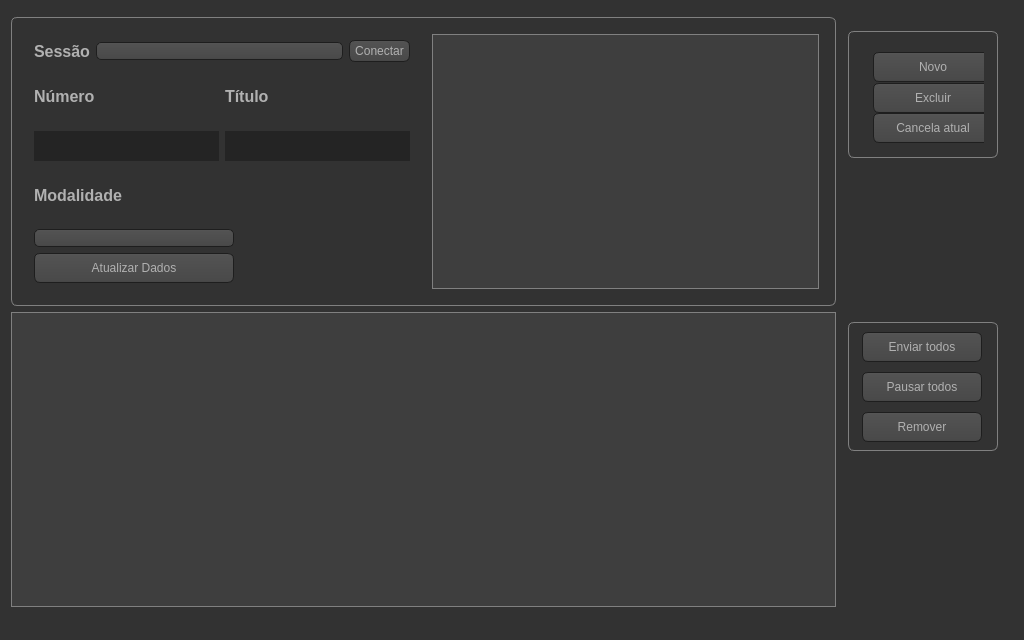
<?xml version="1.0" encoding="UTF-8"?>
<ui version="4.0">
 <class>MainWindow</class>
 <widget class="QMainWindow" name="MainWindow">
  <property name="geometry">
   <rect>
    <x>0</x>
    <y>0</y>
    <width>1024</width>
    <height>640</height>
   </rect>
  </property>
  <property name="windowTitle">
   <string>MainWindow</string>
  </property>
  <property name="styleSheet">
   <string notr="true">QToolTip
{
     border: 1px solid black;
     background-color: #ffa02f;
     padding: 1px;
     border-radius: 3px;
     opacity: 100;
}

QLabel { background-color: rgba(255, 255, 255, 10); 
    color: #f0f0f0;  /* Light text for contrast */
    font-size: 12pt;
    font-weight: bold;  /* Make the text bold to stand out */
}


QWidget
{
    color: #b1b1b1;
    background-color: #323232;
}

QWidget:item:hover
{
    background-color: QLinearGradient( x1: 0, y1: 0, x2: 0, y2: 1, stop: 0 #ffa02f, stop: 1 #ca0619);
 
}

QWidget:item:selected
{
    background-color: QLinearGradient( x1: 0, y1: 0, x2: 0, y2: 1, stop: 0 #ffa02f, stop: 1 #d7801a);
}

QMenuBar::item
{
    background: transparent;
}

QMenuBar::item:selected
{
    background: transparent;
    border: 1px solid #ffaa00;
}

QMenuBar::item:pressed
{
    background: #444;
    border: 1px solid #000;
    background-color: QLinearGradient(
        x1:0, y1:0,
        x2:0, y2:1,
        stop:1 #212121,
        stop:0.4 #343434/*,
        stop:0.2 #343434,
        stop:0.1 #ffaa00*/
    );
    margin-bottom:-1px;
    padding-bottom:1px;
}

QMenu
{
    border: 1px solid #000;
}

QMenu::item
{
    padding: 2px 20px 2px 20px;
}

QMenu::item:selected
{
    color: #000000;
}

QWidget:disabled
{
    color: #404040;
    background-color: #323232;
}

QAbstractItemView
{
    background-color: QLinearGradient( x1: 0, y1: 0, x2: 0, y2: 1, stop: 0 #4d4d4d, stop: 0.1 #646464, stop: 1 #5d5d5d);
}

QWidget:focus
{
    /*border: 2px solid QLinearGradient( x1: 0, y1: 0, x2: 0, y2: 1, stop: 0 #ffa02f, stop: 1 #d7801a);*/
}

QLineEdit
{
    background-color: #3d3d3d;
    color: #f0f0f0;
    border: 1px solid #5a5a5a;  /* Subtle border */
    border-radius: 6px;
    font-size: 11pt;
}

QPushButton
{
    color: #b1b1b1;
    background-color: QLinearGradient( x1: 0, y1: 0, x2: 0, y2: 1, stop: 0 #565656, stop: 0.1 #525252, stop: 0.5 #4e4e4e, stop: 0.9 #4a4a4a, stop: 1 #464646);
    border-width: 1px;
    border-color: #1e1e1e;
    border-style: solid;
    border-radius: 6;
    padding: 3px;
    font-size: 12px;
    padding-left: 5px;
    padding-right: 5px;
}

QPushButton:pressed
{
    background-color: QLinearGradient( x1: 0, y1: 0, x2: 0, y2: 1, stop: 0 #2d2d2d, stop: 0.1 #2b2b2b, stop: 0.5 #292929, stop: 0.9 #282828, stop: 1 #252525);
}

QComboBox
{
    selection-background-color: #ffaa00;
    background-color: QLinearGradient( x1: 0, y1: 0, x2: 0, y2: 1, stop: 0 #565656, stop: 0.1 #525252, stop: 0.5 #4e4e4e, stop: 0.9 #4a4a4a, stop: 1 #464646);
    border-style: solid;
    border: 1px solid #1e1e1e;
    border-radius: 5;
}

QComboBox:hover,QPushButton:hover
{
    border: 2px solid QLinearGradient( x1: 0, y1: 0, x2: 0, y2: 1, stop: 0 #ffa02f, stop: 1 #d7801a);
}


QComboBox:on
{
    padding-top: 3px;
    padding-left: 4px;
    background-color: QLinearGradient( x1: 0, y1: 0, x2: 0, y2: 1, stop: 0 #2d2d2d, stop: 0.1 #2b2b2b, stop: 0.5 #292929, stop: 0.9 #282828, stop: 1 #252525);
    selection-background-color: #ffaa00;
}

QComboBox QAbstractItemView
{
    border: 2px solid darkgray;
    selection-background-color: QLinearGradient( x1: 0, y1: 0, x2: 0, y2: 1, stop: 0 #ffa02f, stop: 1 #d7801a);
}

QComboBox::drop-down
{
     subcontrol-origin: padding;
     subcontrol-position: top right;
     width: 15px;

     border-left-width: 0px;
     border-left-color: darkgray;
     border-left-style: solid; /* just a single line */
     border-top-right-radius: 3px; /* same radius as the QComboBox */
     border-bottom-right-radius: 3px;
 }

QComboBox::down-arrow
{
     image: url(:/down_arrow.png);
}

QGroupBox {
    font: bold;
    border: 1px solid gray;
    border-radius: 6px;
    margin-top: 6px;
}

QGroupBox::title {
    subcontrol-origin: margin;
    left: 7px;
    padding: 0px 5px 0px 5px;
}

QTextEdit:focus
{
    border: 2px solid QLinearGradient( x1: 0, y1: 0, x2: 0, y2: 1, stop: 0 #ffa02f, stop: 1 #d7801a);
}

QScrollBar:horizontal {
     border: 1px solid #222222;
     background: QLinearGradient( x1: 0, y1: 0, x2: 0, y2: 1, stop: 0.0 #121212, stop: 0.2 #282828, stop: 1 #484848);
     height: 12px;
     margin: 0px 16px 0 16px;
}

QScrollBar::handle:horizontal
{
      background: QLinearGradient( x1: 0, y1: 0, x2: 1, y2: 0, stop: 0 #ffa02f, stop: 0.5 #d7801a, stop: 1 #ffa02f);
      min-height: 20px;
      border-radius: 2px;
}

QScrollBar::add-line:horizontal {
      border: 1px solid #1b1b19;
      border-radius: 2px;
      background: QLinearGradient( x1: 0, y1: 0, x2: 1, y2: 0, stop: 0 #ffa02f, stop: 1 #d7801a);
      width: 14px;
      subcontrol-position: right;
      subcontrol-origin: margin;
}

QScrollBar::sub-line:horizontal {
      border: 1px solid #1b1b19;
      border-radius: 2px;
      background: QLinearGradient( x1: 0, y1: 0, x2: 1, y2: 0, stop: 0 #ffa02f, stop: 1 #d7801a);
      width: 14px;
     subcontrol-position: left;
     subcontrol-origin: margin;
}

QScrollBar::right-arrow:horizontal, QScrollBar::left-arrow:horizontal
{
      border: 1px solid black;
      width: 1px;
      height: 1px;
      background: white;
}

QScrollBar::add-page:horizontal, QScrollBar::sub-page:horizontal
{
      background: none;
}

QScrollBar:vertical
{
      background: QLinearGradient( x1: 0, y1: 0, x2: 1, y2: 0, stop: 0.0 #121212, stop: 0.2 #282828, stop: 1 #484848);
      width: 15px;
      margin: 16px 0 16px 0;
      border: 1px solid #222222;
}

QScrollBar::handle:vertical
{
      background: QLinearGradient( x1: 0, y1: 0, x2: 0, y2: 1, stop: 0 #ffa02f, stop: 0.5 #d7801a, stop: 1 #ffa02f);
      min-height: 20px;
	  min-width:15px;
      border-radius: 2px;
}

QScrollBar::add-line:vertical
{
      border: 1px solid #1b1b19;
      border-radius: 2px;
      background: QLinearGradient( x1: 0, y1: 0, x2: 0, y2: 1, stop: 0 #ffa02f, stop: 1 #d7801a);
      height: 14px;
      subcontrol-position: bottom;
      subcontrol-origin: margin;
}

QScrollBar::sub-line:vertical
{
      border: 1px solid #1b1b19;
      border-radius: 2px;
      background: QLinearGradient( x1: 0, y1: 0, x2: 0, y2: 1, stop: 0 #d7801a, stop: 1 #ffa02f);
      height: 14px;
      subcontrol-position: top;
      subcontrol-origin: margin;
}

QScrollBar::up-arrow:vertical, QScrollBar::down-arrow:vertical
{
      border: 1px solid black;
      width: 1px;
      height: 1px;
      background: white;
}


QScrollBar::add-page:vertical, QScrollBar::sub-page:vertical
{
      background: none;
}

QTextEdit
{
    background-color:  #242424;
	border: 0px solid #6c6c6c;
}

QPlainTextEdit
{
    background-color: #242424;
}

QHeaderView::section
{
    background-color: QLinearGradient(x1:0, y1:0, x2:0, y2:1, stop:0 #616161, stop: 0.5 #505050, stop: 0.6 #434343, stop:1 #656565);
    color: white;
    padding-left: 4px;
    border: 1px solid #6c6c6c;
}

QCheckBox:disabled
{
color: #414141;
}

QDockWidget::title
{
    text-align: center;
    spacing: 3px; /* spacing between items in the tool bar */
    background-color: QLinearGradient(x1:0, y1:0, x2:0, y2:1, stop:0 #323232, stop: 0.5 #242424, stop:1 #323232);
}

QDockWidget::close-button, QDockWidget::float-button
{
    text-align: center;
    spacing: 1px; /* spacing between items in the tool bar */
    background-color: QLinearGradient(x1:0, y1:0, x2:0, y2:1, stop:0 #323232, stop: 0.5 #242424, stop:1 #323232);
}

QDockWidget::close-button:hover, QDockWidget::float-button:hover
{
    background: #242424;
}

QDockWidget::close-button:pressed, QDockWidget::float-button:pressed
{
    padding: 1px -1px -1px 1px;
}

QMainWindow::separator
{
    background-color: QLinearGradient(x1:0, y1:0, x2:0, y2:1, stop:0 #161616, stop: 0.5 #151515, stop: 0.6 #212121, stop:1 #343434);
    color: white;
    padding-left: 4px;
    border: 1px solid #4c4c4c;
    spacing: 3px; /* spacing between items in the tool bar */
}

QMainWindow::separator:hover
{

    background-color: QLinearGradient(x1:0, y1:0, x2:0, y2:1, stop:0 #d7801a, stop:0.5 #b56c17 stop:1 #ffa02f);
    color: white;
    padding-left: 4px;
    border: 1px solid #6c6c6c;
    spacing: 3px; /* spacing between items in the tool bar */
}

QToolBar::handle
{
     spacing: 3px; /* spacing between items in the tool bar */
     background: url(:/images/handle.png);
}

QMenu::separator
{
    height: 2px;
    background-color: QLinearGradient(x1:0, y1:0, x2:0, y2:1, stop:0 #161616, stop: 0.5 #151515, stop: 0.6 #212121, stop:1 #343434);
    color: white;
    padding-left: 4px;
    margin-left: 10px;
    margin-right: 5px;
}

QProgressBar {
    border: 1px solid #404040;
    text-align: center;
    background-color: #3E3E3E;
}

QProgressBar::chunk {
    background-color: #0534cc;
    width: 2px;
}


QTabBar::tab {
    color: #b1b1b1;
    border: 1px solid #444;
    border-bottom-style: none;
    background-color: #323232;
    padding-left: 10px;
    padding-right: 10px;
    padding-top: 3px;
    padding-bottom: 2px;
    margin-right: -1px;
}

QTabWidget::pane {
    border: 1px solid #444;
    top: 1px;
}

QTabBar::tab:last
{
    margin-right: 0; /* the last selected tab has nothing to overlap with on the right */
    border-top-right-radius: 3px;
}

QTabBar::tab:first:!selected
{
 margin-left: 0px; /* the last selected tab has nothing to overlap with on the right */


    border-top-left-radius: 3px;
}

QTabBar::tab:!selected
{
    color: #b1b1b1;
    border-bottom-style: solid;
    margin-top: 3px;
    background-color: QLinearGradient(x1:0, y1:0, x2:0, y2:1, stop:1 #212121, stop:.4 #343434);
}

QTabBar::tab:selected
{
    border-top-left-radius: 3px;
    border-top-right-radius: 3px;
    margin-bottom: 0px;
}

QTabBar::tab:!selected:hover
{
    /*border-top: 2px solid #ffaa00;
    padding-bottom: 3px;*/
    border-top-left-radius: 3px;
    border-top-right-radius: 3px;
    background-color: QLinearGradient(x1:0, y1:0, x2:0, y2:1, stop:1 #212121, stop:0.4 #343434, stop:0.2 #343434, stop:0.1 #ffaa00);
}

QRadioButton::indicator:checked, QRadioButton::indicator:unchecked{
    color: #b1b1b1;
    background-color: #323232;
    border: 1px solid #b1b1b1;
    border-radius: 6px;
}

QRadioButton::indicator:checked
{
    background-color: qradialgradient(
        cx: 0.5, cy: 0.5,
        fx: 0.5, fy: 0.5,
        radius: 1.0,
        stop: 0.25 #ffaa00,
        stop: 0.3 #323232
    );
}

QCheckBox::indicator{
    color: #b1b1b1;
    background-color: #323232;
    border: 1px solid #b1b1b1;
    width: 9px;
    height: 9px;
}

QRadioButton::indicator
{
    border-radius: 6px;
}

QRadioButton::indicator:hover, QCheckBox::indicator:hover
{
    border: 1px solid #ffaa00;
}

QCheckBox::indicator:checked
{
    image:url(:/images/checkbox.png);
}

QCheckBox::indicator:disabled, QRadioButton::indicator:disabled
{
    border: 1px solid #444;
}

QComboBox:hover
{
    border: 2px solid QLinearGradient( x1: 0, y1: 0, x2: 0, y2: 1, stop: 0 #ffa02f, stop: 1 #d7801a);
}

QAbstractSpinBox {
    padding: 5px;
    border: 1px solid #76797C;
    background-color: #232629;
    color: #eff0f1;
    border-radius: 2px;
    min-width: 75px;
}

QAbstractSpinBox:up-button
{
    background-color: transparent;
    subcontrol-origin: border;
    subcontrol-position: center right;
}

QAbstractSpinBox:down-button
{
    background-color: transparent;
    subcontrol-origin: border;
    subcontrol-position: center left;
}

QAbstractSpinBox::up-arrow,QAbstractSpinBox::up-arrow:disabled,QAbstractSpinBox::up-arrow:off {
    image: url(:/images/up_arrow_disabled.png);
    width: 10px;
    height: 10px;
}
QAbstractSpinBox::up-arrow:hover
{
    image: url(:/images/up_arrow.png);
}
QAbstractSpinBox::down-arrow,QAbstractSpinBox::down-arrow:disabled,QAbstractSpinBox::down-arrow:off
{
    image: url(:/images/down_arrow_disabled.png);
    width: 10px;
    height: 10px;
}
QAbstractSpinBox::down-arrow:hover
{
    image: url(:/images/down_arrow.png);
}

QTableWidget {
    background-color: #3d3d3d;  /* Dark gray background */
    color: #f0f0f0;  /* Light text color for readability */
    gridline-color: #5a5a5a;  /* Softer grid line color */
    selection-background-color: #ff9100;  /* Orange for selected row */
    selection-color: #000000;  /* Black text when selected */
    border: 1px solid #2a2a2a;  /* Border to match overall theme */
}

QHeaderView::section {
    background-color: #2a2a2a;  /* Darker header background */
    color: #ffffff;  /* White text in headers */
    padding: 4px;
    border: 1px solid #4d4d4d;  /* Subtle border around headers */
    font-weight: bold;
}

QTableCornerButton::section {
    background-color: #2a2a2a;  /* Corner button matching header */
    border: 1px solid #4d4d4d; 
}

QHeaderView
{
    border-radius: 1px;
}

QTableWidget::item:pressed, QListView::item:pressed, QTreeView::item:pressed  {
    background: #334E5E;
    color: #eff0f1;
	border: 0px solid #76797C;
}

QTableWidget::item:selected:active, QTreeView::item:selected:active, QListView::item:selected:active  {
    background: #334E5E;
    color: #eff0f1;
 	border: 0px solid #76797C;
}

QTableWidget::item::selected {
background-color: #transparent;
border: 0px solid #76797C;
}

QTableWidget::row::selected {
background-color: #334E5E;
border: 0px solid #76797C;
}

QTableWidget::item:hover {
    background-color: transparent;
}  


 /* style the sort indicator */
QHeaderView::down-arrow {
    image: url(:/qss_icons/rc/down_arrow.png);
}

QHeaderView::up-arrow {
    image: url(:/qss_icons/rc/up_arrow.png);
}


QTableCornerButton::section {
    background-color: #31363b;
    border: 1px transparent #76797C;
    border-radius: 0px;
}
</string>
  </property>
  <widget class="QWidget" name="centralWidget">
   <property name="sizePolicy">
    <sizepolicy hsizetype="Expanding" vsizetype="Expanding">
     <horstretch>0</horstretch>
     <verstretch>0</verstretch>
    </sizepolicy>
   </property>
   <layout class="QVBoxLayout" name="verticalLayout_3">
    <item>
     <layout class="QVBoxLayout" name="verticalLayout_2">
      <item>
       <layout class="QHBoxLayout" name="horizontalLayout_10">
        <item>
         <layout class="QHBoxLayout" name="horizontalLayout_8">
          <item>
           <widget class="QGroupBox" name="groupBox_3">
            <property name="sizePolicy">
             <sizepolicy hsizetype="Expanding" vsizetype="Preferred">
              <horstretch>0</horstretch>
              <verstretch>0</verstretch>
             </sizepolicy>
            </property>
            <property name="maximumSize">
             <size>
              <width>16777215</width>
              <height>320</height>
             </size>
            </property>
            <property name="styleSheet">
             <string notr="true">QGroupBox {
 border: 1px solid gray;
}</string>
            </property>
            <property name="title">
             <string/>
            </property>
            <layout class="QHBoxLayout" name="horizontalLayout_11">
             <item>
              <widget class="QWidget" name="widget" native="true">
               <property name="sizePolicy">
                <sizepolicy hsizetype="Expanding" vsizetype="Maximum">
                 <horstretch>1</horstretch>
                 <verstretch>0</verstretch>
                </sizepolicy>
               </property>
               <property name="maximumSize">
                <size>
                 <width>16777215</width>
                 <height>300</height>
                </size>
               </property>
               <layout class="QHBoxLayout" name="horizontalLayout_2">
                <item>
                 <layout class="QVBoxLayout" name="verticalLayout">
                  <item>
                   <layout class="QHBoxLayout" name="horizontalLayout">
                    <item>
                     <widget class="QLabel" name="label_5">
                      <property name="font">
                       <font>
                        <pointsize>12</pointsize>
                        <weight>75</weight>
                        <bold>true</bold>
                       </font>
                      </property>
                      <property name="text">
                       <string>Sessão</string>
                      </property>
                     </widget>
                    </item>
                    <item>
                     <widget class="QComboBox" name="cb_sessions">
                      <property name="sizePolicy">
                       <sizepolicy hsizetype="Preferred" vsizetype="Fixed">
                        <horstretch>1</horstretch>
                        <verstretch>0</verstretch>
                       </sizepolicy>
                      </property>
                     </widget>
                    </item>
                    <item>
                     <widget class="QPushButton" name="btn_connectSession">
                      <property name="text">
                       <string>Conectar</string>
                      </property>
                     </widget>
                    </item>
                   </layout>
                  </item>
                  <item>
                   <layout class="QHBoxLayout" name="horizontalLayout_5"/>
                  </item>
                  <item>
                   <layout class="QHBoxLayout" name="horizontalLayout_3">
                    <property name="sizeConstraint">
                     <enum>QLayout::SetNoConstraint</enum>
                    </property>
                    <item>
                     <layout class="QHBoxLayout" name="horizontalLayout_6">
                      <property name="sizeConstraint">
                       <enum>QLayout::SetNoConstraint</enum>
                      </property>
                      <item>
                       <widget class="QLabel" name="label">
                        <property name="text">
                         <string>Número</string>
                        </property>
                       </widget>
                      </item>
                      <item>
                       <widget class="QLabel" name="label_2">
                        <property name="text">
                         <string>Título</string>
                        </property>
                       </widget>
                      </item>
                     </layout>
                    </item>
                   </layout>
                  </item>
                  <item>
                   <layout class="QHBoxLayout" name="horizontalLayout_4">
                    <property name="spacing">
                     <number>6</number>
                    </property>
                    <item>
                     <widget class="QTextEdit" name="te_ID">
                      <property name="maximumSize">
                       <size>
                        <width>16777215</width>
                        <height>30</height>
                       </size>
                      </property>
                     </widget>
                    </item>
                    <item>
                     <widget class="QTextEdit" name="te_titulo">
                      <property name="maximumSize">
                       <size>
                        <width>16777215</width>
                        <height>30</height>
                       </size>
                      </property>
                     </widget>
                    </item>
                   </layout>
                  </item>
                  <item>
                   <widget class="QLabel" name="label_4">
                    <property name="text">
                     <string>Modalidade</string>
                    </property>
                   </widget>
                  </item>
                  <item alignment="Qt::AlignLeft">
                   <widget class="QComboBox" name="cb_modalidades">
                    <property name="sizePolicy">
                     <sizepolicy hsizetype="Preferred" vsizetype="Fixed">
                      <horstretch>0</horstretch>
                      <verstretch>0</verstretch>
                     </sizepolicy>
                    </property>
                    <property name="minimumSize">
                     <size>
                      <width>200</width>
                      <height>0</height>
                     </size>
                    </property>
                   </widget>
                  </item>
                  <item>
                   <widget class="QPushButton" name="btn_atualizarDados">
                    <property name="sizePolicy">
                     <sizepolicy hsizetype="Preferred" vsizetype="Maximum">
                      <horstretch>0</horstretch>
                      <verstretch>0</verstretch>
                     </sizepolicy>
                    </property>
                    <property name="maximumSize">
                     <size>
                      <width>200</width>
                      <height>30</height>
                     </size>
                    </property>
                    <property name="styleSheet">
                     <string notr="true">QPushButton {
    qproperty-icon: url(:/images/refresh_yellow.png); /* Use icon instead of image */
    qproperty-iconSize: 16px 16px; /* Size of the icon */
    padding-left: 10px; /* Adjust padding to position the image */
    padding-right: 10px; /* Adjust padding to position the image */
    padding-top: 5px; /* Adjust vertical position */
    padding-bottom: 5px; /* Adjust vertical position */
}</string>
                    </property>
                    <property name="text">
                     <string>Atualizar Dados</string>
                    </property>
                   </widget>
                  </item>
                 </layout>
                </item>
               </layout>
              </widget>
             </item>
             <item>
              <widget class="QTableWidget" name="hostsTable">
               <property name="sizePolicy">
                <sizepolicy hsizetype="Expanding" vsizetype="Expanding">
                 <horstretch>1</horstretch>
                 <verstretch>0</verstretch>
                </sizepolicy>
               </property>
               <property name="minimumSize">
                <size>
                 <width>200</width>
                 <height>250</height>
                </size>
               </property>
               <property name="maximumSize">
                <size>
                 <width>16777215</width>
                 <height>300</height>
                </size>
               </property>
               <property name="styleSheet">
                <string notr="true">  QTableWidget {
        background-color: #3E3E3E;
        border: 1px solid gray;
        margin: 5px; /* Adding margin for spacing */
    }</string>
               </property>
              </widget>
             </item>
            </layout>
           </widget>
          </item>
         </layout>
        </item>
        <item>
         <layout class="QHBoxLayout" name="horizontalLayout_9">
          <item alignment="Qt::AlignTop">
           <widget class="QGroupBox" name="groupBox_2">
            <property name="sizePolicy">
             <sizepolicy hsizetype="Fixed" vsizetype="Maximum">
              <horstretch>0</horstretch>
              <verstretch>0</verstretch>
             </sizepolicy>
            </property>
            <property name="minimumSize">
             <size>
              <width>0</width>
              <height>147</height>
             </size>
            </property>
            <property name="maximumSize">
             <size>
              <width>16777215</width>
              <height>16777215</height>
             </size>
            </property>
            <property name="styleSheet">
             <string notr="true">QGroupBox {
    font: bold;
    border: 1px solid gray;
    border-radius: 6px;
    margin-top: 20px;
	margin-right: 15px;
	margin-left: 6px;
	width: 148px;
}</string>
            </property>
            <property name="title">
             <string/>
            </property>
            <widget class="QWidget" name="layoutWidget">
             <property name="geometry">
              <rect>
               <x>20</x>
               <y>30</y>
               <width>122</width>
               <height>107</height>
              </rect>
             </property>
             <layout class="QVBoxLayout" name="verticalLayout_6">
              <item>
               <widget class="QPushButton" name="btn_NovoIP">
                <property name="sizePolicy">
                 <sizepolicy hsizetype="Fixed" vsizetype="Fixed">
                  <horstretch>0</horstretch>
                  <verstretch>0</verstretch>
                 </sizepolicy>
                </property>
                <property name="minimumSize">
                 <size>
                  <width>120</width>
                  <height>30</height>
                 </size>
                </property>
                <property name="maximumSize">
                 <size>
                  <width>16777215</width>
                  <height>16777215</height>
                 </size>
                </property>
                <property name="text">
                 <string>Novo</string>
                </property>
               </widget>
              </item>
              <item>
               <widget class="QPushButton" name="btn_ExcluirIP">
                <property name="sizePolicy">
                 <sizepolicy hsizetype="Fixed" vsizetype="Fixed">
                  <horstretch>0</horstretch>
                  <verstretch>0</verstretch>
                 </sizepolicy>
                </property>
                <property name="minimumSize">
                 <size>
                  <width>120</width>
                  <height>30</height>
                 </size>
                </property>
                <property name="maximumSize">
                 <size>
                  <width>16777215</width>
                  <height>16777215</height>
                 </size>
                </property>
                <property name="text">
                 <string>Excluir</string>
                </property>
               </widget>
              </item>
              <item>
               <widget class="QPushButton" name="btn_cancelaAtual">
                <property name="sizePolicy">
                 <sizepolicy hsizetype="Fixed" vsizetype="Fixed">
                  <horstretch>0</horstretch>
                  <verstretch>0</verstretch>
                 </sizepolicy>
                </property>
                <property name="minimumSize">
                 <size>
                  <width>120</width>
                  <height>30</height>
                 </size>
                </property>
                <property name="maximumSize">
                 <size>
                  <width>16777215</width>
                  <height>16777215</height>
                 </size>
                </property>
                <property name="text">
                 <string>Cancela atual</string>
                </property>
               </widget>
              </item>
             </layout>
            </widget>
           </widget>
          </item>
         </layout>
        </item>
       </layout>
      </item>
      <item>
       <layout class="QHBoxLayout" name="horizontalLayout_7" stretch="0,0">
        <item>
         <widget class="QTableWidget" name="tableWidget">
          <property name="sizePolicy">
           <sizepolicy hsizetype="Expanding" vsizetype="Expanding">
            <horstretch>2</horstretch>
            <verstretch>2</verstretch>
           </sizepolicy>
          </property>
          <property name="styleSheet">
           <string notr="true">  QTableWidget {
        background-color: #3E3E3E;
        border: 1px solid gray;
    }</string>
          </property>
         </widget>
        </item>
        <item alignment="Qt::AlignRight|Qt::AlignTop">
         <widget class="QGroupBox" name="groupBox">
          <property name="sizePolicy">
           <sizepolicy hsizetype="Expanding" vsizetype="Expanding">
            <horstretch>0</horstretch>
            <verstretch>0</verstretch>
           </sizepolicy>
          </property>
          <property name="minimumSize">
           <size>
            <width>0</width>
            <height>139</height>
           </size>
          </property>
          <property name="maximumSize">
           <size>
            <width>16777215</width>
            <height>16777215</height>
           </size>
          </property>
          <property name="styleSheet">
           <string notr="true">QGroupBox {
 border: 1px solid gray;
    font: bold;
    border-radius: 6px;
    margin-top: 10px;
	margin-right: 15px;
	margin-left: 6px;
	width: 148px;
}</string>
          </property>
          <property name="title">
           <string/>
          </property>
          <widget class="QPushButton" name="btn_Enviar">
           <property name="geometry">
            <rect>
             <x>20</x>
             <y>20</y>
             <width>120</width>
             <height>30</height>
            </rect>
           </property>
           <property name="sizePolicy">
            <sizepolicy hsizetype="Fixed" vsizetype="Fixed">
             <horstretch>0</horstretch>
             <verstretch>0</verstretch>
            </sizepolicy>
           </property>
           <property name="minimumSize">
            <size>
             <width>120</width>
             <height>30</height>
            </size>
           </property>
           <property name="maximumSize">
            <size>
             <width>16777215</width>
             <height>16777212</height>
            </size>
           </property>
           <property name="text">
            <string>Enviar todos</string>
           </property>
          </widget>
          <widget class="QPushButton" name="btn_pausar">
           <property name="geometry">
            <rect>
             <x>20</x>
             <y>60</y>
             <width>120</width>
             <height>30</height>
            </rect>
           </property>
           <property name="sizePolicy">
            <sizepolicy hsizetype="Fixed" vsizetype="Fixed">
             <horstretch>0</horstretch>
             <verstretch>0</verstretch>
            </sizepolicy>
           </property>
           <property name="minimumSize">
            <size>
             <width>120</width>
             <height>0</height>
            </size>
           </property>
           <property name="maximumSize">
            <size>
             <width>16777215</width>
             <height>16777212</height>
            </size>
           </property>
           <property name="text">
            <string>Pausar todos</string>
           </property>
          </widget>
          <widget class="QPushButton" name="btn_Remover">
           <property name="geometry">
            <rect>
             <x>20</x>
             <y>100</y>
             <width>120</width>
             <height>30</height>
            </rect>
           </property>
           <property name="sizePolicy">
            <sizepolicy hsizetype="Fixed" vsizetype="Fixed">
             <horstretch>0</horstretch>
             <verstretch>0</verstretch>
            </sizepolicy>
           </property>
           <property name="minimumSize">
            <size>
             <width>120</width>
             <height>0</height>
            </size>
           </property>
           <property name="maximumSize">
            <size>
             <width>16777215</width>
             <height>16777212</height>
            </size>
           </property>
           <property name="text">
            <string>Remover</string>
           </property>
          </widget>
         </widget>
        </item>
       </layout>
      </item>
     </layout>
    </item>
   </layout>
  </widget>
  <widget class="QMenuBar" name="menuBar">
   <property name="geometry">
    <rect>
     <x>0</x>
     <y>0</y>
     <width>1024</width>
     <height>22</height>
    </rect>
   </property>
  </widget>
  <widget class="QStatusBar" name="statusBar"/>
 </widget>
 <layoutdefault spacing="6" margin="11"/>
 <resources/>
 <connections/>
</ui>
